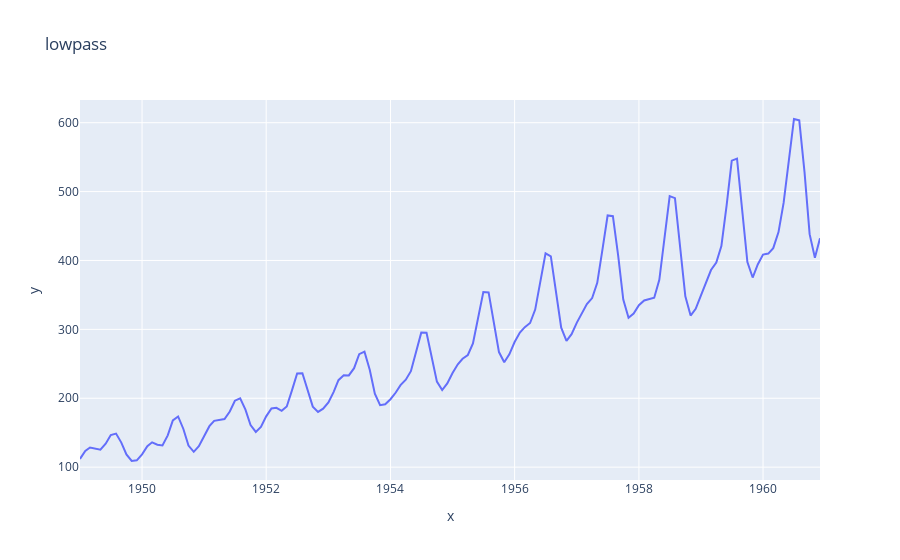

Notebook source saved alongside this figure:
### Code cell
low_high_band(5, 0.5, 'lowpass')

### Figure 1 — Plotly figure (JSON) as saved in the notebook; plotly's stock layout.template omitted (floating-point values rounded to 4 significant figures; data arrays with more than 128 entries replaced by an {"elided": "..."} marker saying what was removed)
{"data": [{"hovertemplate": "x=%{x}<br>y=%{y}<extra></extra>", "legendgroup": "", "line": {"color": "#636efa", "dash": "solid"}, "marker": {"symbol": "circle"}, "mode": "lines", "name": "", "orientation": "v", "showlegend": false, "type": "scatter", "x": {"elided": "144 str values"}, "xaxis": "x", "y": {"elided": "144 float values"}, "yaxis": "y"}], "layout": {"legend": {"tracegroupgap": 0}, "title": {"text": "lowpass"}, "xaxis": {"anchor": "y", "domain": [0, 1], "title": {"text": "x"}}, "yaxis": {"anchor": "x", "domain": [0, 1], "title": {"text": "y"}}}}
